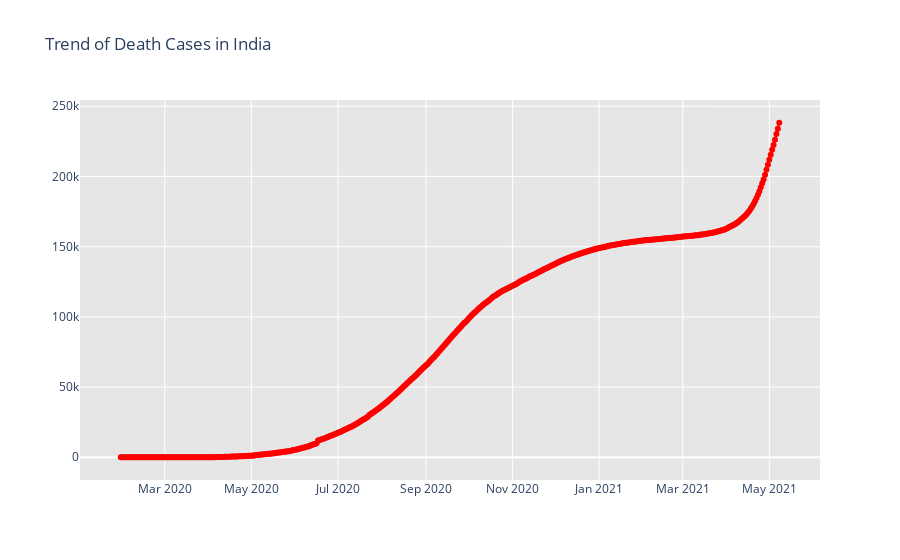
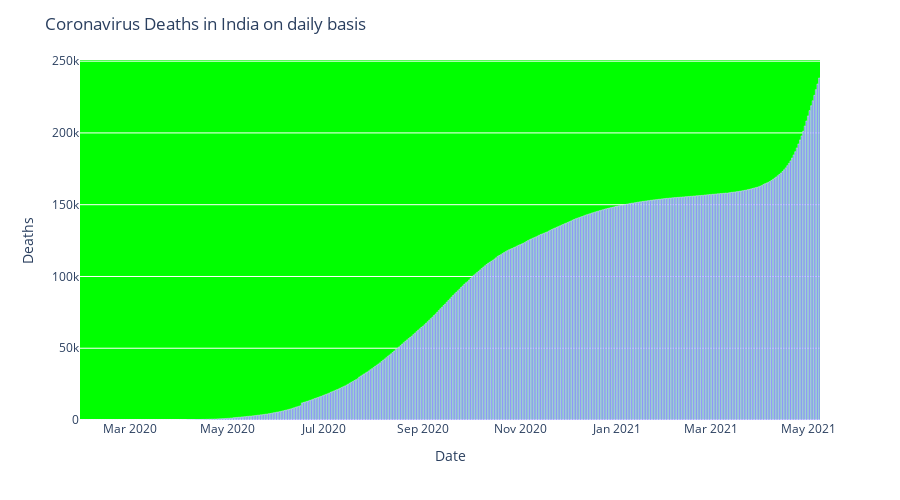

These figures' notebook cell, in order:
### Code cell
fig = go.Figure()
fig.add_trace(go.Scatter(x=death_india['Date'], y = death_india['Deaths'], mode='lines+markers',name='Total Deaths',line=dict(color='Red', width=2)))
fig.update_layout(title_text='Trend of Death Cases in India',plot_bgcolor='rgb(230, 230, 230)')
fig.show()
# New COVID-19 cases reported daily in India
import plotly.express as px
fig = px.bar(death_india, x="Date", y="Deaths", barmode='group', height=500)
fig.update_layout(title_text='Coronavirus Deaths in India on daily basis',plot_bgcolor='lime')
fig.show()

### Figure 1 — Plotly figure (JSON) as saved in the notebook; plotly's stock layout.template omitted (floating-point values rounded to 4 significant figures; data arrays with more than 128 entries replaced by an {"elided": "..."} marker saying what was removed)
{"data": [{"line": {"color": "Red", "width": 2}, "mode": "lines+markers", "name": "Total Deaths", "type": "scatter", "x": {"elided": "465 str values"}, "y": {"elided": "465 int values"}}], "layout": {"plot_bgcolor": "rgb(230, 230, 230)", "title": {"text": "Trend of Death Cases in India"}}}

### Figure 2 — Plotly figure (JSON) as saved in the notebook; plotly's stock layout.template omitted (floating-point values rounded to 4 significant figures; data arrays with more than 128 entries replaced by an {"elided": "..."} marker saying what was removed)
{"data": [{"alignmentgroup": "True", "hovertemplate": "Date=%{x}<br>Deaths=%{y}<extra></extra>", "legendgroup": "", "marker": {"color": "#636efa"}, "name": "", "offsetgroup": "", "orientation": "v", "showlegend": false, "textposition": "auto", "type": "bar", "x": {"elided": "465 str values"}, "xaxis": "x", "y": {"elided": "465 int values"}, "yaxis": "y"}], "layout": {"barmode": "group", "height": 500, "legend": {"tracegroupgap": 0}, "margin": {"t": 60}, "plot_bgcolor": "lime", "title": {"text": "Coronavirus Deaths in India on daily basis"}, "xaxis": {"anchor": "y", "domain": [0, 1], "title": {"text": "Date"}}, "yaxis": {"anchor": "x", "domain": [0, 1], "title": {"text": "Deaths"}}}}
